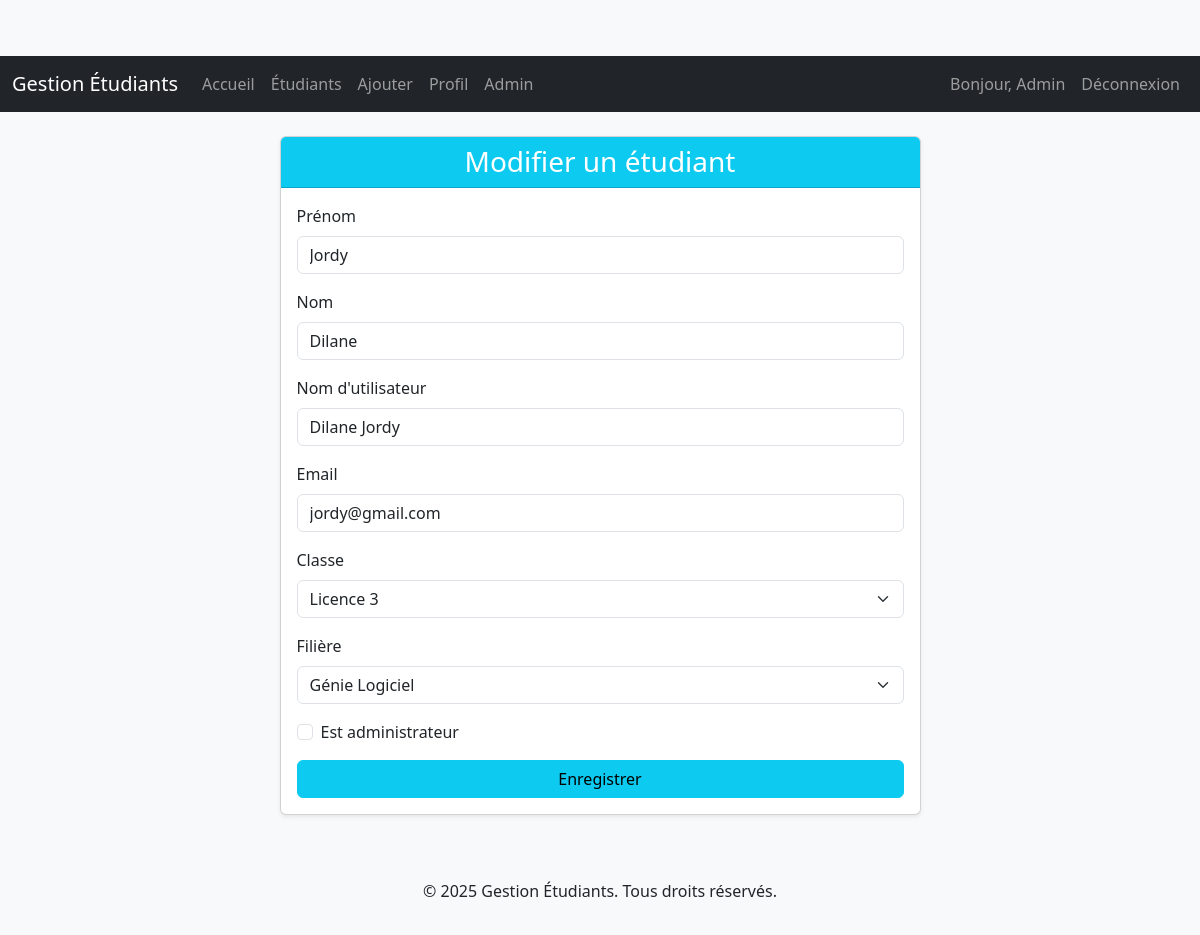
Screenshot of /modifier/2 (signed in) with the database file from the repository.
### models.py (models this page shows, shortened)
class User(db.Model, UserMixin):
    id = db.Column(db.Integer, primary_key=True)
    username = db.Column(db.String(20), unique=True, nullable=False)
    email = db.Column(db.String(120), unique=True, nullable=False)
    password_hash = db.Column(db.String(128), nullable=False)
    is_admin = db.Column(db.Boolean, default=False)
    first_name = db.Column(db.String(50), nullable=False)
    last_name = db.Column(db.String(50), nullable=False)
    class_level = db.Column(db.String(10), nullable=False)
    filiere = db.Column(db.String(50), nullable=False)
    date_registered = db.Column(db.DateTime, nullable=False, default=datetime.utcnow)

### app.py (the view, shortened to what this page needs)
@app.route("/modifier/<int:user_id>", methods=['GET', 'POST'])
@admin_required
def modifier_etudiants(user_id):
    user = User.query.get_or_404(user_id)
    form = StudentForm(obj=user, original_username=user.username, original_email=user.email)
    return render_template("modifier_etudiants.html", title="Modifier un étudiant", form=form, legend="Modifier un étudiant")

### forms.py (shortened to what this page needs)
class StudentForm(FlaskForm):
    first_name = StringField('Prénom', validators=[DataRequired(), Length(min=2, max=50)])
    last_name = StringField('Nom', validators=[DataRequired(), Length(min=2, max=50)])
    username = StringField('Nom d\'utilisateur', validators=[DataRequired(), Length(min=2, max=20)])
    email = StringField('Email', validators=[DataRequired(), Email()])
    class_level = SelectField('Classe', choices=CLASSES, validators=[DataRequired()])
    filiere = SelectField('Filière', choices=FILIERES, validators=[DataRequired()])
    is_admin = BooleanField('Est administrateur')
    submit = SubmitField('Enregistrer')
    def __init__(self, original_username=None, original_email=None, *args, **kwargs):
        super(StudentForm, self).__init__(*args, **kwargs)
        self.original_username = original_username
        self.original_email = original_email

### app.py (called while the page is built)
@login_manager.user_loader
def load_user(user_id):
    return User.query.get(int(user_id))

def admin_required(f):
    @wraps(f)
    def decorated_function(*args, **kwargs):
        if not current_user.is_authenticated or not current_user.is_admin:
            flash("Accès réservé aux administrateurs.", "danger")
            return redirect(url_for('home'))
        return f(*args, **kwargs)
    return decorated_function

### templates/modifier_etudiants.html (shortened to what this page needs)
{% extends "base.html" %}
{% block content %}
    <div class="row justify-content-center">
        <div class="col-md-7">
            <div class="card shadow-sm">
                <div class="card-header bg-info text-white">
                    <h3 class="mb-0">{{ legend }}</h3>
                </div>
                <div class="card-body">
                    <form method="POST" action="">
                        <div class="mb-3">
                            {{ form.first_name.label(class="form-label") }}
                            {{ form.first_name(class="form-control") }}
                        </div>
                        <div class="mb-3">
                            {{ form.last_name.label(class="form-label") }}
                            {{ form.last_name(class="form-control") }}
                        </div>
                        <div class="mb-3">
                            {{ form.username.label(class="form-label") }}
                            {{ form.username(class="form-control") }}
                        </div>
                        <div class="mb-3">
                            {{ form.email.label(class="form-label") }}
                            {{ form.email(class="form-control") }}
                        </div>
                        <div class="mb-3">
                            {{ form.class_level.label(class="form-label") }}
                            {{ form.class_level(class="form-select") }}
                        </div>
                        <div class="mb-3">
                            {{ form.filiere.label(class="form-label") }}
                            {{ form.filiere(class="form-select") }}
                        </div>
                        <div class="mb-3 form-check">
                            {{ form.is_admin(class="form-check-input") }}
                            {{ form.is_admin.label(class="form-check-label") }}
                        </div>
                        <div class="d-grid gap-2">
                            {{ form.submit(class="btn btn-info") }}
                        </div>
                    </form>
                </div>
            </div>
        </div>
    </div>
{% endblock content %}

### templates/base.html (shortened to what this page needs)
<!DOCTYPE html>
<html lang="fr">
<head>
    <link href="https://cdn.jsdelivr.net/npm/bootstrap@5.3.0/dist/css/bootstrap.min.css" rel="stylesheet">
    <link rel="stylesheet" href="{{ url_for('static', filename='css/style.css') }}">
</head>
<body>
    <header class="mb-4">
        <nav class="navbar navbar-expand-lg navbar-dark bg-dark">
            <div class="container-fluid">
                <a class="navbar-brand" href="{{ url_for('home') }}">Gestion Étudiants</a>
                <div class="collapse navbar-collapse" id="navbarNav">
                    <ul class="navbar-nav me-auto">
                        <li class="nav-item">
                            <a class="nav-link" href="{{ url_for('home') }}">Accueil</a>
                        </li>
                        <li class="nav-item">
                            <a class="nav-link" href="{{ url_for('students') }}">Étudiants</a>
                        </li>
                        {% if current_user.is_authenticated %}
                            {% if current_user.is_admin %}
                            <li class="nav-item">
                                <a class="nav-link" href="{{ url_for('ajouter_etudiants') }}">Ajouter</a>
                            </li>
                            {% endif %}
                            <li class="nav-item">
                                <a class="nav-link" href="{{ url_for('profil') }}">Profil</a>
                            </li>
                            {% if current_user.is_admin %}
                            <li class="nav-item">
                                <a class="nav-link" href="{{ url_for('admin_panel') }}">Admin</a>
                            </li>
                            {% endif %}
                        {% endif %}
                    </ul>
                    <ul class="navbar-nav">
                        {% if current_user.is_authenticated %}
                            <li class="nav-item">
                                <a class="nav-link" href="{{ url_for('students') }}">Bonjour, {{ current_user.first_name }}</a>
                            </li>
                            <li class="nav-item">
                                <a class="nav-link" href="{{ url_for('logout') }}">Déconnexion</a>
                            </li>
                        {% endif %}
                    </ul>
                </div>
            </div>
        </nav>
    </header>
    <main role="main" class="container">
        {% block content %}{% endblock %}
    </main>
    <footer class="mt-5 py-3 bg-light text-center">
        <div class="container">
            <p>&copy; 2025 Gestion Étudiants. Tous droits réservés.</p>
        </div>
    </footer>
</body>
</html>

### static/css/style.css (style rules this page uses)
body { padding-top: 56px; min-height: 100vh; display: flex; flex-direction: column; background-color: #f8f9fa; }
main { flex: 1; }
.card-header { text-align: center; }
.btn { border-radius: 0.375rem; }

### rows the page displays
User: first_name "Admin"
User: first_name "Jordy", last_name "Dilane", username "Dilane Jordy", email "jordy@gmail.com", class_level "Licence 3", filiere "Génie Logiciel"

### other values shown
{{ legend }} "Modifier un étudiant"
